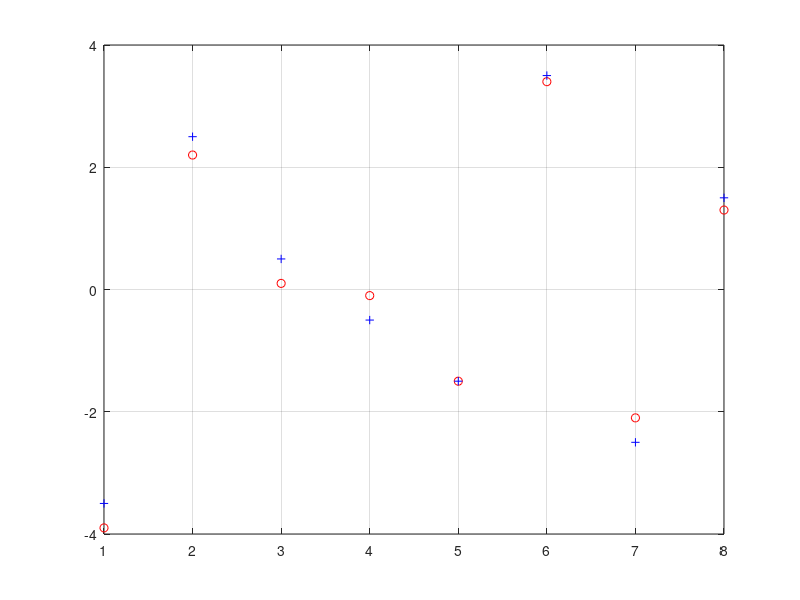

MATLAB code to generate this figure:
close all
clear all
clc

%The original signal varies between -4 and 4, 
%i.e., (-4, 4). 

%xs: the given sampled values
xs = [-3.9 2.2 0.1 -0.1  -1.5 3.4 -2.1 1.3]; 
N = length(xs);
ts = 1:N;

%The quantizer
%=================
xq = zeros(1, N);
for loop = 1:N
    if xs(loop) == 0
       xq(loop) = 0.5;
    else 
       xq(loop) = sign(xs(loop)).*(-0.5+ceil(abs(xs(loop)))); %Quantized signal
    end
end
%================

figure(1)
plot(ts, xs, 'ro')
hold on
plot(ts, xq, 'b+')
axis([1 N -4 4])
grid on

